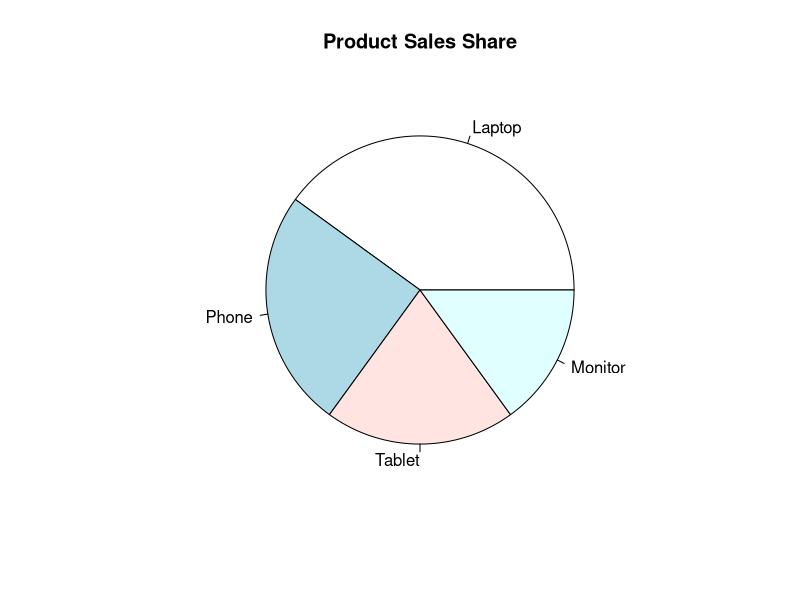

Here is the R script that generated this plot:
sales <- c(40,25,20,15)
products <- c("Laptop","Phone","Tablet","Monitor")
pie(sales,labels=products,main="Product Sales Share")
